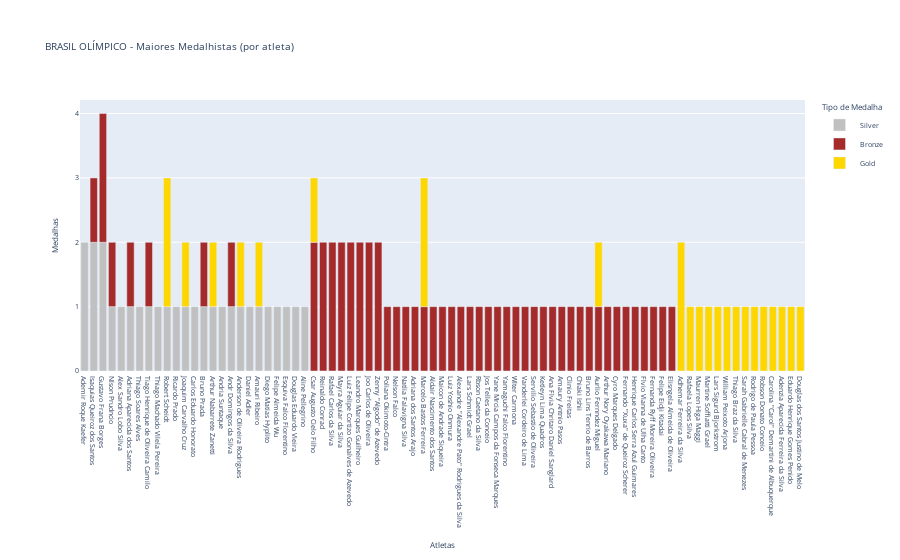

Here is the notebook cell this chart was saved with:
### Code cell
# Criando o gráfico através do plotly express:
fig_medalhistas_por_nome = px.bar(
                  df_maiores_medalhistas,
                  x='Name',
                  y='Totals',
                  color='Medal',
                  color_discrete_map={
                      'Gold': 'gold',
                      'Silver': 'silver',
                      'Bronze': 'brown'
                  },
                  labels={
                      'Name': 'Atletas',
                      'Totals': 'Medalhas',
                      'Medal': 'Tipo de Medalha'
                      },
                  title='BRASIL OLÍMPICO - Maiores Medalhistas (por atleta)',
                  barmode='relative')

fig_medalhistas_por_nome.update_layout(
    font=dict(size=7)
)
fig_medalhistas_por_nome.show()

### Figure 1 — Plotly figure (JSON) as saved in the notebook; plotly's stock layout.template omitted (floating-point values rounded to 4 significant figures)
{"data": [{"alignmentgroup": "True", "hovertemplate": "Tipo de Medalha=Silver<br>Atletas=%{x}<br>Medalhas=%{y}<extra></extra>", "legendgroup": "Silver", "marker": {"color": "silver", "pattern": {"shape": ""}}, "name": "Silver", "offsetgroup": "Silver", "orientation": "v", "showlegend": true, "textposition": "auto", "type": "bar", "x": ["Ademir Roque Kaefer", "Isaquias Queiroz dos Santos", "Gustavo Frana Borges", "Nlson Prudncio", "Alex Sandro Lobo Silva", "Adriana Aparecida dos Santos", "Thiago Soares Alves", "Tiago Henrique de Oliveira Camilo", "Thiago Machado Vilela Pereira", "Robert Scheidt", "Ricardo Prado", "Joaquim Carvalho Cruz", "Carlos Eduardo Honorato", "Bruno Prada", "Arthur Nabarrete Zanetti", "Andria Suntaque", "Andr Domingos da Silva", "Anderson de Oliveira Rodrigues", "Daniel Adler", "Amauri Ribeiro", "Diego Matias Hyplito", "Felipe Almeida Wu", "Esquiva Falco Florentino", "Douglas Eduardo Vieira", "Aline Pellegrino"], "xaxis": "x", "y": [2, 2, 2, 1, 1, 1, 1, 1, 1, 1, 1, 1, 1, 1, 1, 1, 1, 1, 1, 1, 1, 1, 1, 1, 1], "yaxis": "y"}, {"alignmentgroup": "True", "hovertemplate": "Tipo de Medalha=Bronze<br>Atletas=%{x}<br>Medalhas=%{y}<extra></extra>", "legendgroup": "Bronze", "marker": {"color": "brown", "pattern": {"shape": ""}}, "name": "Bronze", "offsetgroup": "Bronze", "orientation": "v", "showlegend": true, "textposition": "auto", "type": "bar", "x": ["Csar Augusto Cielo Filho", "Reinaldo Conrad", "Rafael Carlos da Silva", "Mayra Aguiar da Silva", "Luiz Felipe Cortizo Gonalves de Azevedo", "Leandro Marques Guilheiro", "Joo Carlos de Oliveira", "Gustavo Frana Borges", "Zenny \"Algodo\" de Azevedo", "Poliana Okimoto-Cintra", "Nlson Prudncio", "Nelson Falco", "Natlia Falavigna Silva", "Adriana dos Santos Arajo", "Marcelo Bastos Ferreira", "Aldair Nascimento dos Santos", "Maicon de Andrade Siqueira", "Luiz Yoshio Onmura", "Alexandre \"Alexandre Pato\" Rodrigues da Silva", "Lars Schmidt Grael", "Rbson Caetano da Silva", "Jos Telles da Conceio", "Yane Mrcia Campos da Fonseca Marques", "Yamaguchi Falco Florentino", "Wlter Carmona", "Vanderlei Cordeiro de Lima", "Tiago Henrique de Oliveira Camilo", "Adriana Aparecida dos Santos", "Servilio Sebastio de Oliveira", "Ketleyn Lima Quadros", "Ana Flvia Chritaro Daniel Sanglard", "Amaury Antnio Pasos", "Clinio Freitas", "Chiaki Ishii", "Bruno Prada", "Bruno Lins Tenrio de Barros", "Aurlio Fernndez Miguel", "Arthur Nory Oyakawa Mariano", "Andr Domingos da Silva", "Cyro Marques Delgado", "Fernando \"Xuxa\" de Queiroz Scherer", "Isaquias Queiroz dos Santos", "Henrique Carlos Serra Azul Guimares", "Flvio Vianna de Ulha Canto", "Fernanda Ryff Moreira Oliveira", "Felipe Eidji Kitadai", "Elisngela Almeida de Oliveira"], "xaxis": "x", "y": [2, 2, 2, 2, 2, 2, 2, 2, 2, 1, 1, 1, 1, 1, 1, 1, 1, 1, 1, 1, 1, 1, 1, 1, 1, 1, 1, 1, 1, 1, 1, 1, 1, 1, 1, 1, 1, 1, 1, 1, 1, 1, 1, 1, 1, 1, 1], "yaxis": "y"}, {"alignmentgroup": "True", "hovertemplate": "Tipo de Medalha=Gold<br>Atletas=%{x}<br>Medalhas=%{y}<extra></extra>", "legendgroup": "Gold", "marker": {"color": "gold", "pattern": {"shape": ""}}, "name": "Gold", "offsetgroup": "Gold", "orientation": "v", "showlegend": true, "textposition": "auto", "type": "bar", "x": ["Robert Scheidt", "Marcelo Bastos Ferreira", "Adhemar Ferreira da Silva", "Rafaela Lopes Silva", "Maurren Higa Maggi", "Martine Soffiatti Grael", "Lars Sigurd Bjorkstrom", "William Peixoto Arjona", "Thiago Braz da Silva", "Sarah Gabrielle Cabral de Menezes", "Rodrigo de Paula Pessoa", "Robson Donato Conceio", "Anderson de Oliveira Rodrigues", "Carolina \"Carol\" Demartini de Albuquerque", "Aurlio Fernndez Miguel", "Arthur Nabarrete Zanetti", "Csar Augusto Cielo Filho", "Joaquim Carvalho Cruz", "Amauri Ribeiro", "Adenzia Aparecida Ferreira da Silva", "Eduardo Henrique Gomes Penido", "Douglas dos Santos Justino de Melo"], "xaxis": "x", "y": [2, 2, 2, 1, 1, 1, 1, 1, 1, 1, 1, 1, 1, 1, 1, 1, 1, 1, 1, 1, 1, 1], "yaxis": "y"}], "layout": {"barmode": "relative", "font": {"size": 7}, "legend": {"title": {"text": "Tipo de Medalha"}, "tracegroupgap": 0}, "title": {"text": "BRASIL OLÍMPICO - Maiores Medalhistas (por atleta)"}, "xaxis": {"anchor": "y", "domain": [0, 1], "title": {"text": "Atletas"}}, "yaxis": {"anchor": "x", "domain": [0, 1], "title": {"text": "Medalhas"}}}}
